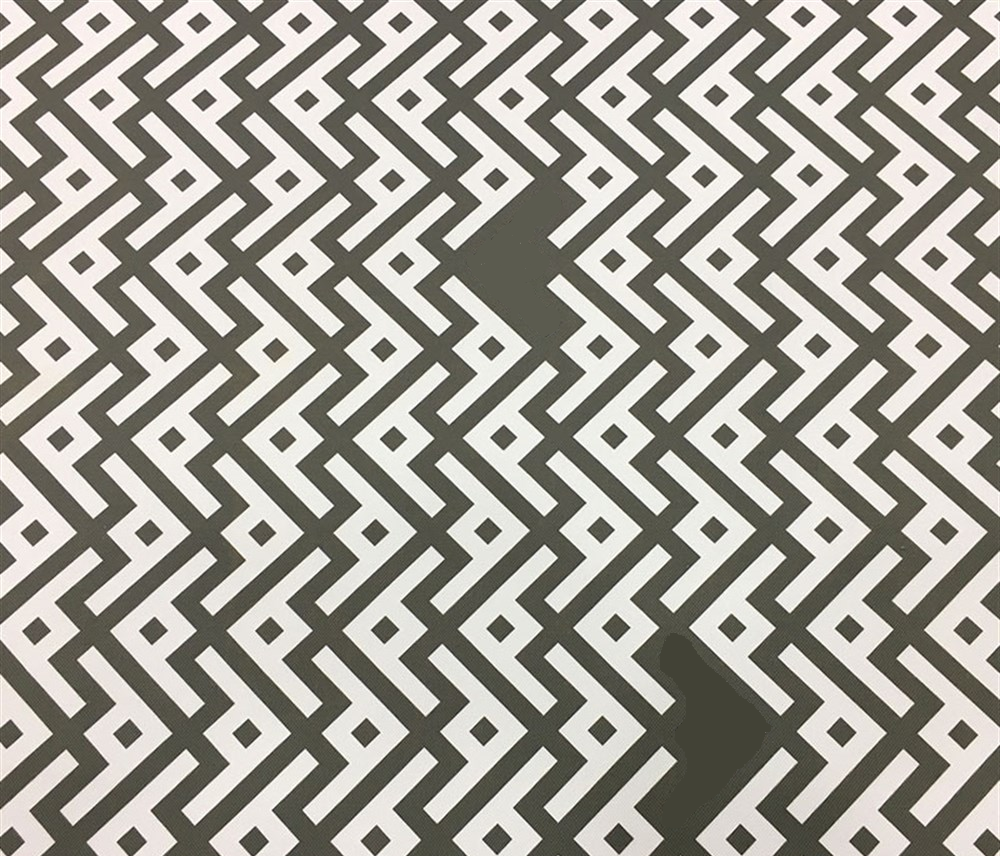
#> input picture fabric3.png, 1000 x 856 px
$ jupyter execute main.ipynb
#> lines starting #> are read from the running program, lines starting #| are printed output that depends on the picture; after the words box and inside, x2 and y2 are one past the last pixel; in counts of white or black regions, pixels touching at a corner belong together
[cell 1]
import cv2 as cv
import numpy as np
from matplotlib import pyplot as plt

Bir alt kod bloğunda # ile belirtilen yorum satırını değiştirerek diğer görsel için aynı kod blokları tekrar çalıştırıldığında hatalı alanlar tespit edilebilmektedir. Her hatalı halı görsele için bu algoritma çalışmaktadır. (Opening Yöntemi İle)

[cell 2]
#haliImage = cv.imread("fabric2.png")
haliImage = cv.imread("fabric3.png")
#> haliImage is the input picture: shape (856, 1000, 3); mean B, G, R 149.3, 157.3, 160.2

fig = plt.figure(figsize=(10, 10))
haliImageGRAYFigure = fig.add_subplot(1,1,1)
haliImageGRAYFigure.axis("off")
haliImageGRAYFigure.imshow(cv.cvtColor(haliImage, cv.COLOR_BGR2RGB))

[cell 3]
haliImageGRAY = cv.cvtColor(haliImage, cv.COLOR_BGR2GRAY)
# 3 kanallı görsel Gri görsele dönüştürüldü.

(thresh, haliImageBW) = cv.threshold(
    haliImageGRAY, 120, 255, 0)
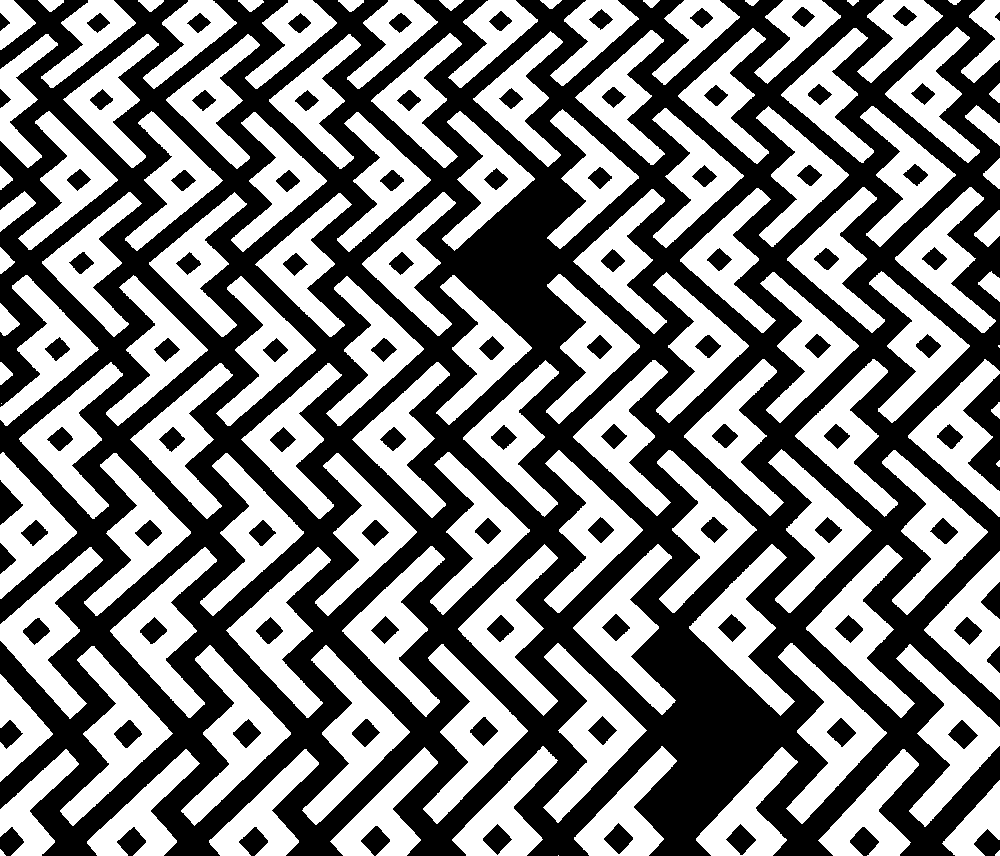
#> haliImageBW: shape (856, 1000); 49.9% white; 118 white regions (4 under 20 px), largest, box (x1, y1, x2, y2) and area: (896, 644, 1000, 827) 6485, (778, 643, 887, 824) 6447, (60, 646, 173, 826) 6388

haliImageBW = 255-haliImageBW

fig = plt.figure(figsize=(10, 10))
haliImageGRAYFigure = fig.add_subplot(1, 2, 1)
haliImageGRAYFigure.axis("off")
haliImageGRAYFigure.imshow(haliImageGRAY, cmap='gray')
haliImageBWFigure = fig.add_subplot(1, 2, 2)
haliImageBWFigure.axis("off")
haliImageBWFigure.imshow(haliImageBW, cmap='Greys')
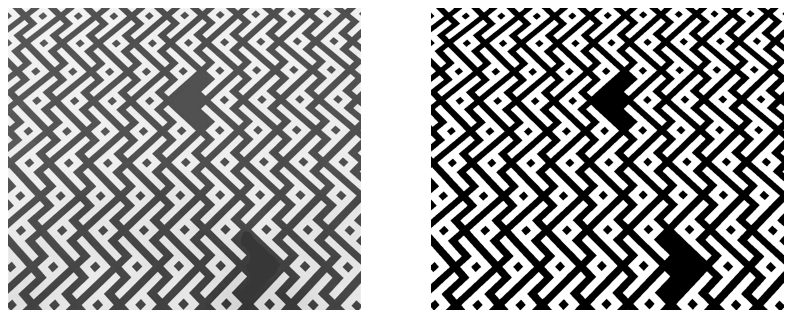
#> figure drawn by matplotlib, 2 panels

[cell 4]
kernelDisk = cv.getStructuringElement(cv.MORPH_ELLIPSE,(5,5))

imgEros = cv.erode(haliImageBW, kernelDisk, iterations=12)
#> imgEros: shape (856, 1000); 0.83% white; 2 white regions, box (x1, y1, x2, y2) and area: (667, 650, 764, 818) 4976, (479, 201, 549, 325) 2159
imgDil = cv.dilate(imgEros, kernelDisk, iterations=12)
#> imgDil: shape (856, 1000); 3.6% white; 2 white regions, box (x1, y1, x2, y2) and area: (643, 626, 788, 842) 18332, (455, 177, 573, 349) 12455

[cell 5]
fig = plt.figure(figsize=(10, 10))
imgErosFigure = fig.add_subplot(1, 2, 1)
imgErosFigure.axis("off")
imgErosFigure.set_title("Erezyon Sonrası")
# imshow için gray yazmamın sebebi haliImageGRAY nesnesi tek kanallı bir gri nesne. ancak matplotlib bunu 3 kanallı nesneye çevirmektedir.
imgErosFigure.imshow(imgEros, cmap='Greys')
imgDilFigure = fig.add_subplot(1, 2, 2)
imgDilFigure.axis("off")

imgDilFigure.set_title("Genleşme Sonrası (Opening)")
imgDilFigure.imshow(imgDil, cmap='Greys')

[cell 6]
haliSelectErrorDilation = 255-imgDil
imgDilation = cv.dilate(haliSelectErrorDilation, kernelDisk, iterations=5)
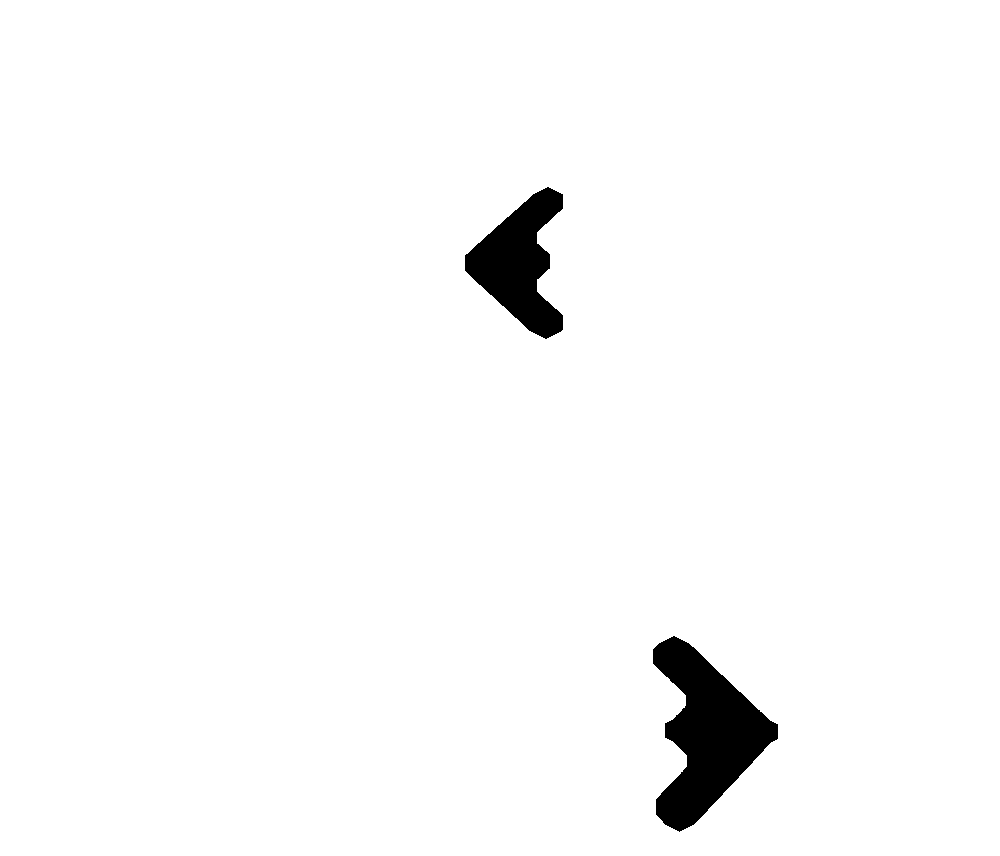
#> imgDilation: shape (856, 1000); 97.7% white; 2 black regions, box (x1, y1, x2, y2) and area: (653, 636, 778, 832) 12347, (465, 187, 563, 339) 7745

fig = plt.figure(figsize=(10, 10))
imgDilFigure = fig.add_subplot(1, 1, 1)
imgDilFigure.axis("off")

imgDilFigure.set_title("Genleşme Sonrası")
imgDilFigure.imshow(imgDilation, cmap='Greys')

[cell 7]
contours = imgDilation - haliSelectErrorDilation
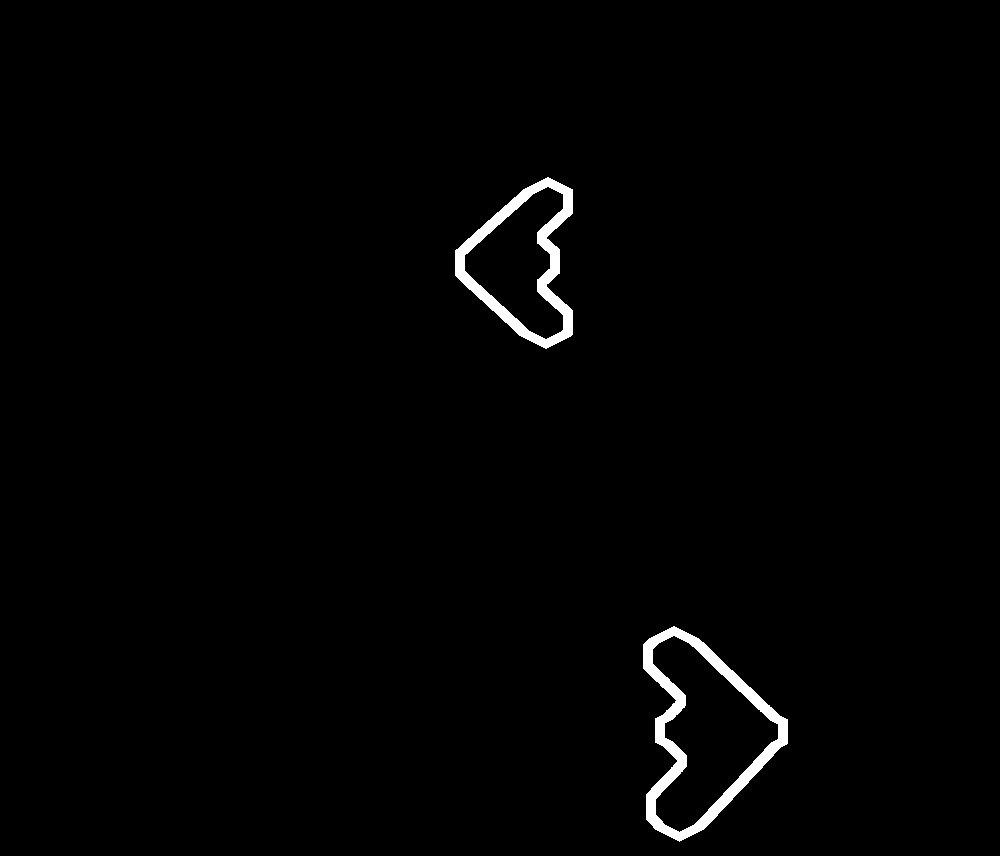
#> contours: shape (856, 1000); 1.2% white; 2 white regions, box (x1, y1, x2, y2) and area: (643, 626, 788, 842) 5985, (455, 177, 573, 349) 4710

fig = plt.figure(figsize=(10, 10))
imgDilFigure = fig.add_subplot(1, 1, 1)
imgDilFigure.axis("off")

imgDilFigure.set_title("Kenar Belirtildi")
imgDilFigure.imshow(contours, cmap='Greys')

[cell 8]
img2 = np.zeros_like(haliImage)
img2[:, :, 0] = 0
img2[:, :, 1] = 0
img2[:, :, 2] = contours


fig = plt.figure(figsize=(10, 10))
img_contoursFigure = fig.add_subplot(1, 2, 1)
img_contoursFigure.axis("off")
img_contoursFigure.set_title("Border belirlenen görsel")
img_contoursFigure.imshow(contours, cmap='Greys')

img2Figure = fig.add_subplot(1, 2, 2)
img2Figure.axis("off")
img2Figure.set_title("Red Kanalında Görsel")
img2Figure.imshow(cv.cvtColor(img2, cv.COLOR_BGR2RGB))
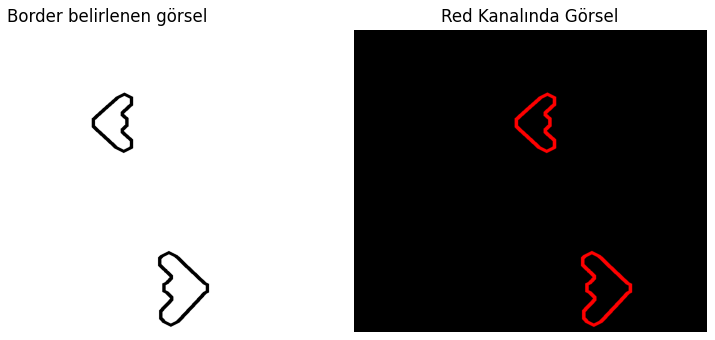
#> figure drawn by matplotlib, 2 panels

[cell 9]
rows, cols, channels = img2.shape
#> rows = 856; cols = 1000; channels = 3
roi = haliImage[0:rows, 0:cols]


img2gray = cv.cvtColor(img2, cv.COLOR_BGR2GRAY)
ret, mask = cv.threshold(img2gray, 10, 255, cv.THRESH_BINARY)
mask_inv = cv.bitwise_not(mask)

img1_bg = cv.bitwise_and(roi, roi, mask=mask_inv)

img2_fg = cv.bitwise_and(img2, img2, mask=mask)

dst = cv.add(img1_bg, img2_fg)
haliImage[0:rows, 0:cols] = dst

fig = plt.figure(figsize=(10, 10))
lastImageFigure = fig.add_subplot(1, 1, 1)
lastImageFigure.axis("off")
lastImageFigure.set_title("Halıda Hatalı Alan")
lastImageFigure.imshow(cv.cvtColor(haliImage, cv.COLOR_BGR2RGB))
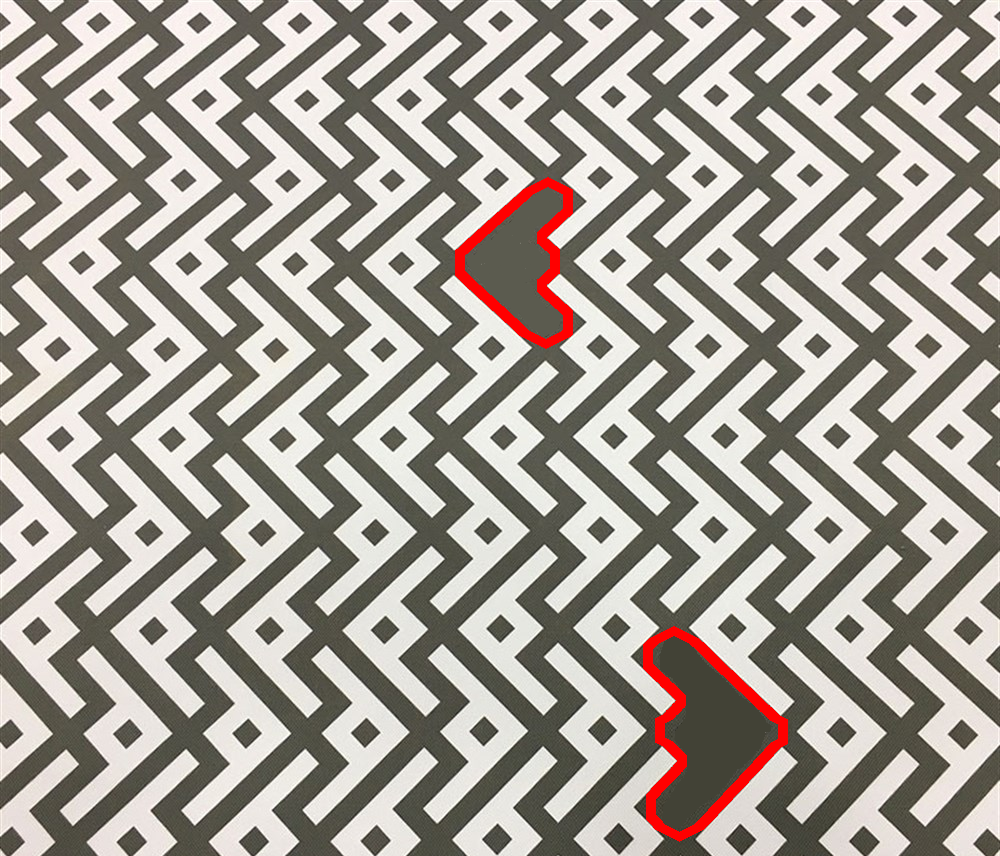
#> shown: shape (856, 1000, 3); mean R, G, B 162.3, 156.3, 148.5

$ run again, with HataliAlan.png copied over fabric3.png
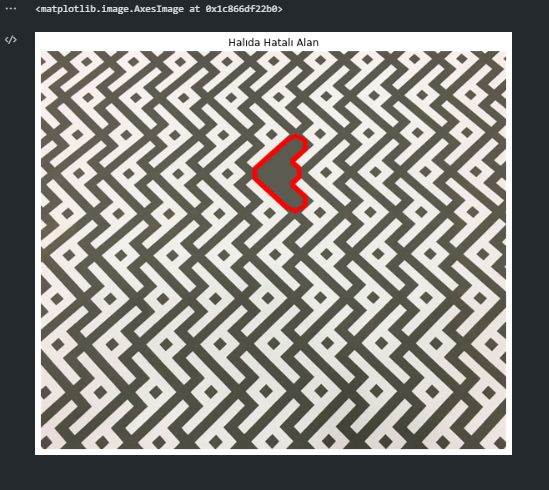
#> input picture HataliAlan.png, 549 x 490 px
#> haliImage is the input picture: shape (490, 549, 3); mean B, G, R 130.5, 134.7, 136.4
#> `(thresh, haliImageBW) = cv.threshold( haliImageGRAY, 120, 255, 0)`:
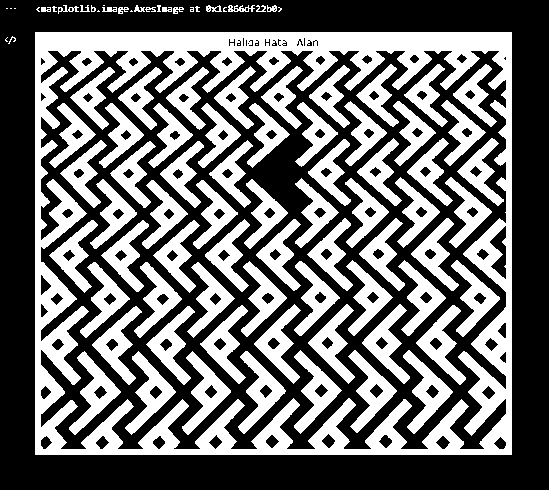
#> haliImageBW: shape (490, 549); 42.4% white; 96 white regions (15 under 20 px), largest, box (x1, y1, x2, y2) and area: (35, 32, 512, 455) 40323, (403, 350, 453, 434) 1423, (69, 351, 121, 435) 1417
#> imgEros: shape (490, 549); 7.1% white; 1 white region, box (x1, y1, x2, y2) and area: (0, 0, 549, 490) 19116
#> imgDil: shape (490, 549); 21.4% white; 1 white region, box (x1, y1, x2, y2) and area: (0, 0, 549, 490) 57528
#> imgDilation: shape (490, 549); 84.5% white; 1 black region, box (x1, y1, x2, y2) and area: (0, 0, 549, 490) 41628
#> contours: shape (490, 549); 5.9% white; 1 white region, box (x1, y1, x2, y2) and area: (0, 0, 522, 465) 15900
#> `dst = cv.add(img1_bg, img2_fg)`:
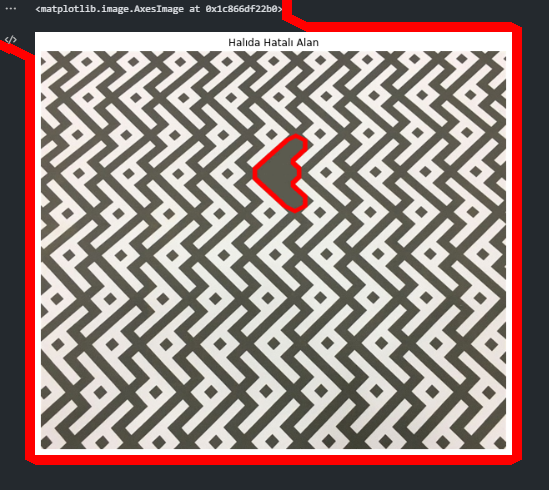
#> dst: shape (490, 549, 3); mean B, G, R 127.8, 132.3, 149.3
